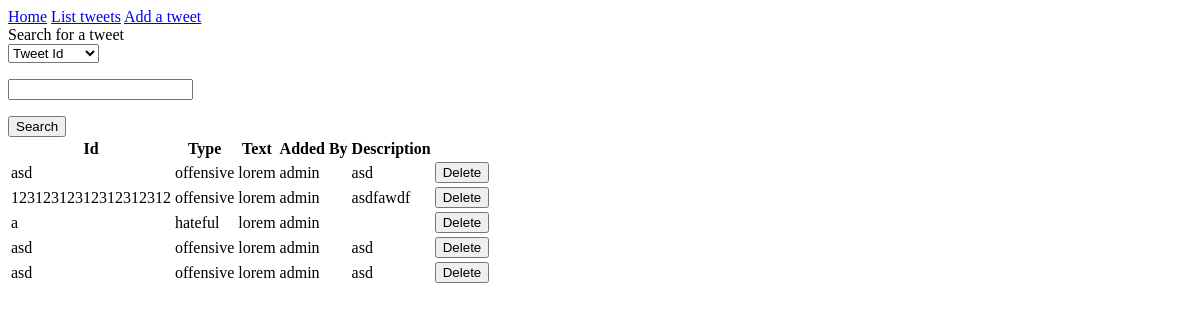
Page /tweets on the earlier database version.
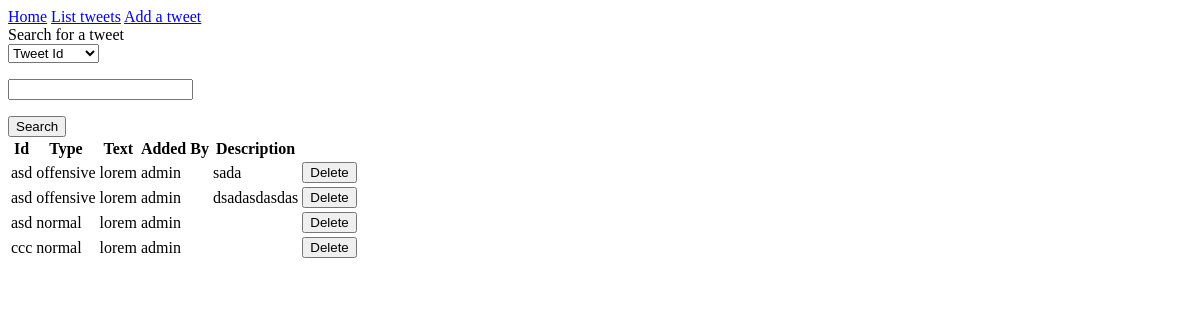
Same page on the later database version.
### application/tweets/models.py (models this page shows, shortened)
class Tweet(db.Model):
    id = db.Column(db.Integer, primary_key=True)
    date_created = db.Column(db.DateTime, default=db.func.current_timestamp())
    date_modified = db.Column(db.DateTime, default=db.func.current_timestamp(),
    onupdate=db.func.current_timestamp())
    tweetid = db.Column(db.String(100))
    tweettype = db.Column(db.String(100))
    tweettext = db.Column(db.String(300))
    addedby = db.Column(db.String(100))
    tweetdescription = db.Column(db.String(100))

### application/tweets/views.py (the view)
@app.route("/tweets", methods=['GET', 'POST'])
def tweets_index():
    search = TweetSeachForm(request.form)
    if request.method == 'POST':
        return search_results(search)
    return render_template("tweets/list.html", tweets=Tweet.query.all(), form=search)

### application/tweets/forms.py
class TweetSeachForm(Form):
    choices = [('Tweet Id', 'Tweet Id'), ('Tweet Type', 'Tweet Type')]
    select = SelectField('Search for tweets: ', choices=choices)
    search = StringField('')

### application/templates/tweets/list.html (shortened to what this page needs)
{% extends "layout.html" %}
{% block body %}
    <div>Search for a tweet</div>
            <form method=post action="{{ url_for('tweets_index') }}">
            <d1>
                {{ form.select }}
                <p>
                {{ form.search }}
            </d1>
            </p><input type="submit" value="Search"/>
        </form>
  <table>
    <tr>
      <th>Id</th>
      <th>Type</th>
      <th>Text</th>
      <th>Added By</th>
        <th>Description</th>
      <th></th>
    </tr>
    {% for tweet in tweets %}
    <tr>
        <td>{{ tweet.tweetid }}</td>
        <td>{{ tweet.tweettype }}</td>
        <td>{{ tweet.tweettext }}</td>
        <td>{{ tweet.addedby }}</td>
        <td>{{ tweet.tweetdescription }}</td>
        <td>
            <form method="POST" action="./delete">
            <input type="submit" value="Delete">
            </form>
        </td>
    </tr>
    {% endfor %}
  </table>
{% endblock %}

### application/templates/layout.html (shortened to what this page needs)
  <!DOCTYPE html>
  <html>
    <head>
    </head>
    <body>
    <div class="topnav">
        <a class="active" href="/">Home</a>
        <a href="{{ url_for('tweets_index') }}">List tweets</a>
        <a href="{{ url_for('tweets_form') }}">Add a tweet</a>
    </div>
      {% block body %}{% endblock %}
    </body>
  </html>

Differences in the rows shown:
removed Tweet: tweetid "12312312312312312312", tweettype "offensive", tweettext "lorem", addedby "admin", tweetdescription "asdfawdf"
removed Tweet: tweetid "a", tweettype "hateful", tweettext "lorem", addedby "admin"
removed Tweet: tweetid "asd", tweettype "offensive", tweettext "lorem", addedby "admin", tweetdescription "asd"
changed Tweet: tweetdescription "asd" → "sada"
changed Tweet: tweetdescription "asd" → "dsadasdasdas"
added Tweet: tweetid "asd", tweettype "normal", tweettext "lorem", addedby "admin"
added Tweet: tweetid "ccc", tweettype "normal", tweettext "lorem", addedby "admin"
